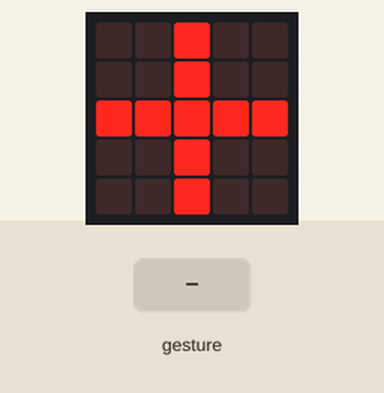
This program was run on a simulated BBC micro:bit (MakeCode). Parts: the board's 5×5 LED display. Inputs (shaded band) come from the test bench. A tilt is held for 1.5 s and a shake lasts 1 s, then the board lies face up again.

Above: at 1.2 s.
1.3 s: gesture 'tilt left'
At 2.02 s:
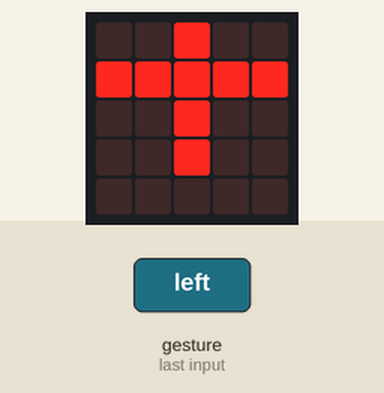
4.3 s: gesture '3g'
At 5.44 s:
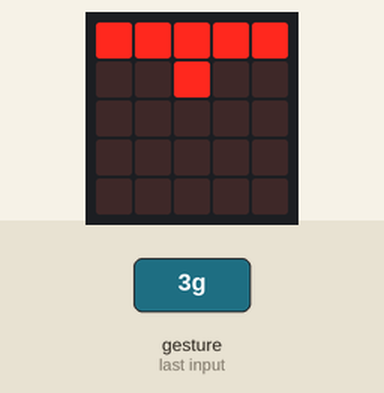
7.3 s: gesture 'tilt right'
At 8.86 s:
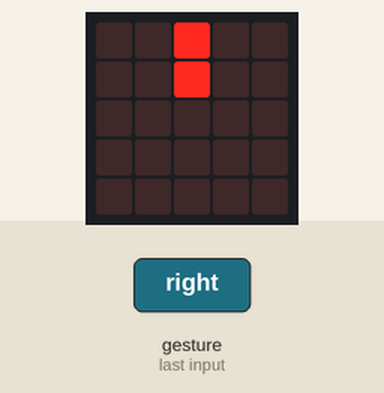
Timing chart, 0 to 10.4 s (numbered marks = the images above; inputs shaded):
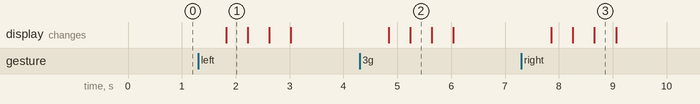

Measured:
- after the input at 1.3 s, the display: changes after 0.52 s (image 1)
- after the input at 4.3 s, the display: first changes after 0.54 s (image 2 shows a later state)
- after the input at 7.3 s, the display: first changes after 0.56 s (image 3 shows a later state)
- what the display in image 1 shows lasts 0.4 s, from 1.8 s to 2.2 s

The program:

main.ts
```typescript
input.onGesture(Gesture.TiltLeft, function () {
    basic.showLeds(`
        . . # . .
        . . # . .
        # # # # #
        . . # . .
        . . # . .
        `)
    basic.showLeds(`
        . . # . .
        # # # # #
        . . # . .
        . . # . .
        . . . . .
        `)
    basic.showLeds(`
        # # # # #
        . . # . .
        . . . . .
        . . . . .
        . . . . .
        `)
    basic.showLeds(`
        . . # . .
        . . # . .
        . . . . .
        . . . . .
        . . . . .
        `)
})
input.onGesture(Gesture.ThreeG, function () {
    basic.showLeds(`
        . . # . .
        . . # . .
        # # # # #
        . . # . .
        . . # . .
        `)
    basic.showLeds(`
        . . # . .
        # # # # #
        . . # . .
        . . # . .
        . . . . .
        `)
    basic.showLeds(`
        # # # # #
        . . # . .
        . . . . .
        . . . . .
        . . . . .
        `)
    basic.showLeds(`
        . . # . .
        . . # . .
        . . . . .
        . . . . .
        . . . . .
        `)
})
input.onGesture(Gesture.TiltRight, function () {
    basic.showLeds(`
        . . # . .
        . . # . .
        # # # # #
        . . # . .
        . . # . .
        `)
    basic.showLeds(`
        . . # . .
        # # # # #
        . . # . .
        . . # . .
        . . . . .
        `)
    basic.showLeds(`
        # # # # #
        . . # . .
        . . . . .
        . . . . .
        . . . . .
        `)
    basic.showLeds(`
        . . # . .
        . . # . .
        . . . . .
        . . . . .
        . . . . .
        `)
})
basic.forever(function () {
    basic.showLeds(`
        . . # . .
        . . # . .
        # # # # #
        . . # . .
        . . # . .
        `)
    basic.pause(100)
    basic.showLeds(`
        . . # . .
        . . # . .
        # # # # #
        . . # . .
        . . # . .
        `)
    basic.pause(100)
})
```

test.ts
```typescript
// test ender her, dette bliver ikke kompileret, når denne pakke bruges som en udvidelse.
```
